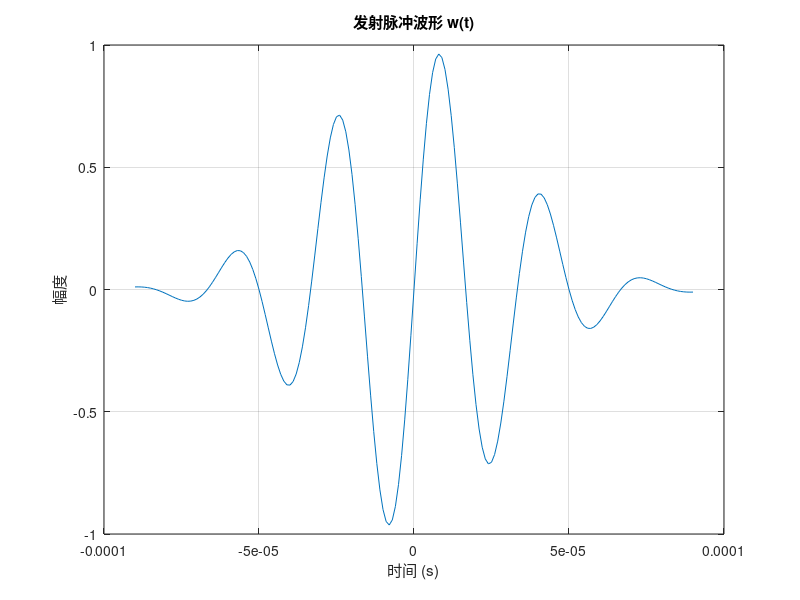

Recreate this plot in MATLAB. (Note: this script raises an error after producing the figure.)
% 1. 设置参数
f_R = 30000; % 传感器谐振频率
sigma = 0.00003;% 高斯脉冲的标准差，控制脉冲宽度
a = 0.02; % 接收孔径半径
c = 343; % 声速
z = 0.5; % 传播距离，假设值

% 2. 计算时间范围
t = -0.01:0.000001:0.01;  % 原时间范围，步长需足够小以准确表示波形

% 仅限制 w(t) 在 -3*sigma <= t <= 3*sigma 的范围内
t_w = t(abs(t) <= 3 * sigma);  % 限制 w(t) 计算的 t 范围
w = exp(-t_w.^2 / (2*sigma^2)) .* sin(2*pi*f_R*t_w); % 发射脉冲，限制范围内计算

% 创建与 t 范围相同的 w 向量，并用零填充未计算的部分
w_full = zeros(size(t));
w_full(abs(t) <= 3 * sigma) = w; % 仅在 -3*sigma <= t <= 3*sigma 区域内填充 w

% 绘制发射脉冲波形 w(t)
figure;
plot(t_w, w);
title('发射脉冲波形 w(t)');
xlabel('时间 (s)');
ylabel('幅度');
grid on;

% 设置入射角度范围
alpha = [0, 10, 20, 30, 40]; % 可选择多个角度：0° 和其他角度

% 初始化脉冲响应矩阵
h_R = zeros(length(t), length(alpha)); % 用于存储不同角度下的 h_R
h_T_R = zeros(length(t), length(alpha)); % 用于存储不同角度下的 h_T_R
r = zeros(length(t), length(alpha)); % 用于存储不同角度下的回波波形

% 处理每个入射角度
for i = 1:length(alpha)
    angle = alpha(i) * pi / 180; % 将角度转换为弧度
    
    % 处理 0° 入射角（即垂直入射）
    if alpha(i) == 0
        % 计算目标时间 t = 2z/c
        target_time = 2 * 2 * z / c;

        % 找到离 target_time 最近的时间点的索引
        [~, idx] = min(abs(t - target_time));

        % 初始化 h_R 和 h_T_R 为零
        h_R(:,i) = zeros(size(t));
        h_T_R(:,i) = zeros(size(t));

        % 在目标时间位置插入一个高斯脉冲，并调整幅度
        h_R(idx, i) = 1 / (sqrt(2*pi) * sigma);  % 用高斯脉冲代替 Dirac 函数
        h_T_R(idx, i) = 1 / (sqrt(2*pi) * sigma);  % 用高斯脉冲代替 Dirac 函数
        
        r(:,i) = conv(w_full, h_T_R(:,i), 'same'); % 卷积并乘以时间间隔
        % r(:,i) = r(:,i) / max(abs(r(:,i))); % 将 r(t) 的最大幅值归一化为 1

    else
        % 处理非零入射角
        % 计算 w_squared
        w_squared = (c^2 * (t - 2*z/c).^2) / (a^2 * sin(angle)^2);
       
        % 初始化 h_R 为零
        h_R(:,i) = zeros(size(t));

        % 计算有效时间范围
        valid_time_range = (t >= (2*z - a*sin(angle))/c) & (t <= (2*z + a*sin(angle))/c);

        % 仅在有效时间范围内计算 h_R
        h_R(valid_time_range, i) = (2*c*cos(angle) / (pi*a*sin(angle))) .* sqrt(1 - w_squared(valid_time_range));

        % 使用卷积计算 T/R 对脉冲响应 h_T_R
        h_T_R(:,i) = conv(h_R(:,i), h_R(:,i), 'same')*dt ; % 卷积并加入时间间隔修正
        
        r(:,i) = conv(w_full, h_T_R(:,i), 'same')*dt; % 卷积并乘以时间间隔
    end
    
    % 计算回波波形 r(t) = h_{T/R}(t) * w(t)
    
end

% 绘制 0° 的回波波形 r(t) 单独图像
figure;
plot(t, r(:,1)); % 0° 的回波波形
title('0° 入射角的回波波形 r(t)');
xlabel('时间 (s)');
ylabel('幅度');
grid on;
xlim([0.0057 0.006])

% 绘制其他角度的回波波形 r(t)（非 0°）
figure;
hold on; % 开启多次绘制
for i = 2:length(alpha)  % 从第2个角度开始，跳过 0°
    plot(t, r(:,i)); % 绘制每个角度的回波波形
end
hold off; % 关闭多次绘制

% 添加图例
legend(arrayfun(@(x) ['入射角 = ', num2str(x), '°'], alpha(2:end), 'UniformOutput', false));
title('回波波形 r(t) 对不同入射角 (不包含0°)');
xlabel('时间 (s)');
ylabel('幅度');
grid on;
xlim([0.0057 0.006])
